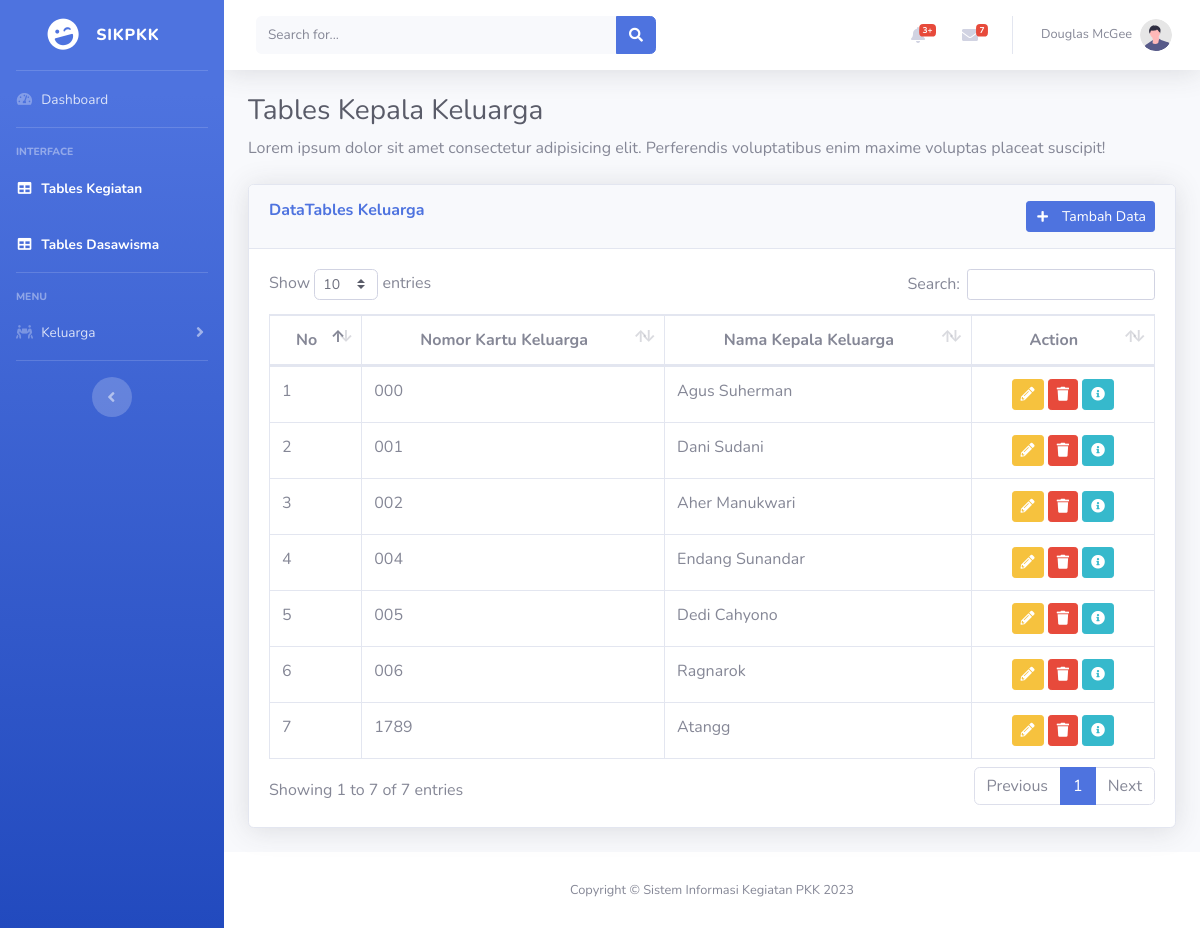
Page /index.php/keluarga on the committed database.
### tables this page shows
CREATE TABLE `tbl_keluarga` (
  `no_kk` char(16) NOT NULL,
  `nik` char(16) NOT NULL,
  `nama_lgkp` varchar(50) NOT NULL,
  `hbkel` varchar(30) NOT NULL,
  `jk` varchar(15) NOT NULL,
  `tmp_lhr` varchar(30) NOT NULL,
  `tgl_lhr` date NOT NULL,
  `pendidikan` varchar(30) NOT NULL,
  `pekerjaan` varchar(30) NOT NULL,
  `kriteria` varchar(30) NOT NULL,
  `keb_khs` varchar(30) NOT NULL
);

### application/controllers/Keluarga.php (called while the page is built, shortened)
<?php
class Keluarga extends CI_Controller
{
  public function __construct()
  {
    $this->load->model('Keluarga_model');
    $this->load->model('Kondisirumah_model');
  }
  public function index()
  {
    $data['judul'] = 'Keluarga | SIKPKK';
    $data['keluarga'] = $this->Keluarga_model->getAllKeluarga();
    $this->load->view('templates/header', $data);
    $this->load->view('keluarga/index', $data);
    $this->load->view('templates/footer');
  }
}

### index.php (called while the page is built, shortened)
<?php
require_once BASEPATH.'core/CodeIgniter.php';

### application/models/Keluarga_model.php (called while the page is built, shortened)
<?php
class Keluarga_model extends CI_Model
{
  public function getAllKeluarga()
  {
    return $this->db->get('tbl_keluarga')->result_array();
  }
}

### application/views/keluarga/index.php (the view, shortened to what this page needs)
<div class="container-fluid">
  <h1 class="h3 mb-2 text-gray-800">Tables Kepala Keluarga</h1>
  <p class="mb-4">Lorem ipsum dolor sit amet consectetur adipisicing elit. Perferendis voluptatibus enim maxime voluptas placeat suscipit!</p>
  <div class="card shadow mb-4">
    <div class="card-header py-3">
      <h6 class="m-0 font-weight-bold text-primary">
        DataTables Keluarga
        <a class="btn btn-primary float-right btn-sm" href="<?= base_url() ?>keluarga/tambahKeluarga">
          <i class="fas fa-plus fa-sm fa-fw mr-2"></i>
          Tambah Data
        </a>
      </h6>
    </div>
    <div class="card-body">
      <div class="table-responsive">
        <table class="table table-bordered" id="dataTable" width="100%" cellspacing="0">
          <thead class="text-center">
            <tr>
              <th>No</th>
              <th>Nomor Kartu Keluarga</th>
              <th>Nama Kepala Keluarga</th>
              <th>Action</th>
            </tr>
          </thead>
          <tbody>
            <?php $no = 1;
            foreach ($keluarga as $klg) : ?>
              <?php if ($klg['hbkel'] == 'Kepala Keluarga') { ?>
                <tr>
                  <td><?= $no++ ?></td>
                  <td><?= $klg['no_kk'] ?></td>
                  <td><?= $klg['nama_lgkp'] ?></td>
                  <td class="text-center">
                    <a href="<?= base_url() ?>keluarga/ubahKeluarga/<?= $klg['nik'] ?>" class="btn btn-warning btn-sm">
                      <i class="fas fa-pencil-alt"></i>
                    </a>
                    <a href="<?= base_url() ?>keluarga/hapusKeluarga/<?= $klg['nik'] ?>" class="btn btn-danger btn-sm" onclick="return confirm('Are you sure you want to delete this item?');">
                      <i class="fas fa-trash"></i>
                    </a>
                    <a href="<?= base_url() ?>keluarga/detailKeluarga/<?= $klg['no_kk'] ?>" class="btn btn-info btn-sm">
                      <i class="fas fa-info-circle"></i>
                    </a>
                  </td>
                </tr>
              <?php } ?>
            <?php endforeach; ?>
          </tbody>
        </table>
      </div>
    </div>
  </div>
</div>
</div>

### application/views/templates/header.php (shortened to what this page needs)
<!DOCTYPE html>
<html lang="en">
<head>
  <link href="<?= base_url('assets/') ?>vendor/fontawesome-free/css/all.min.css" rel="stylesheet" type="text/css">
  <link href="<?= base_url('assets/') ?>css/sb-admin-2.min.css" rel="stylesheet">
  <link href="<?= base_url('assets/') ?>vendor/datatables/dataTables.bootstrap4.min.css" rel="stylesheet">
</head>
<body id="page-top">
  <div id="wrapper">
    <ul class="navbar-nav bg-gradient-primary sidebar sidebar-dark accordion" id="accordionSidebar">
      <a class="sidebar-brand d-flex align-items-center justify-content-center" href="index.html">
        <div class="sidebar-brand-icon rotate-n-15">
          <i class="fas fa-laugh-wink"></i>
        </div>
        <div class="sidebar-brand-text mx-3">SIKPKK</sup></div>
      </a>
      <hr class="sidebar-divider my-0">
      <li class="nav-item">
        <a class="nav-link" href="index.html">
          <i class="fas fa-fw fa-tachometer-alt"></i>
          <span>Dashboard</span></a>
      </li>
      <hr class="sidebar-divider">
      <div class="sidebar-heading">
        Interface
      </div>
      <li class="nav-item active">
        <a class="nav-link" href="<?= base_url() ?>kegiatan">
          <i class="fas fa-fw fa-table"></i>
          <span>Tables Kegiatan</span></a>
      </li>
      <li class="nav-item active">
        <a class="nav-link" href="<?= base_url() ?>dasawisma">
          <i class="fas fa-fw fa-table"></i>
          <span>Tables Dasawisma</span></a>
      </li>
      <hr class="sidebar-divider">
      <div class="sidebar-heading">
        Menu
      </div>
      <li class="nav-item">
        <a class="nav-link collapsed" href="#" data-toggle="collapse" data-target="#collapseTwo" aria-expanded="true" aria-controls="collapseTwo">
          <i class="fas fa-fw fa-people-carry"></i>
          <span>Keluarga</span>
        </a>
      </li>
      <hr class="sidebar-divider d-none d-md-block">
      <div class="text-center d-none d-md-inline">
        <button class="rounded-circle border-0" id="sidebarToggle"></button>
      </div>
    </ul>
    <div id="content-wrapper" class="d-flex flex-column">
      <div id="content">
        <nav class="navbar navbar-expand navbar-light bg-white topbar mb-4 static-top shadow">
          <form class="d-none d-sm-inline-block form-inline mr-auto ml-md-3 my-2 my-md-0 mw-100 navbar-search">
            <div class="input-group">
              <input type="text" class="form-control bg-light border-0 small" placeholder="Search for..." aria-label="Search" aria-describedby="basic-addon2">
              <div class="input-group-append">
                <button class="btn btn-primary" type="button">
                  <i class="fas fa-search fa-sm"></i>
                </button>
              </div>
            </div>
          </form>
          <ul class="navbar-nav ml-auto">
            <li class="nav-item dropdown no-arrow mx-1">
              <a class="nav-link dropdown-toggle" href="#" id="alertsDropdown" role="button" data-toggle="dropdown" aria-haspopup="true" aria-expanded="false">
                <i class="fas fa-bell fa-fw"></i>
                <span class="badge badge-danger badge-counter">3+</span>
              </a>
            </li>
            <li class="nav-item dropdown no-arrow mx-1">
              <a class="nav-link dropdown-toggle" href="#" id="messagesDropdown" role="button" data-toggle="dropdown" aria-haspopup="true" aria-expanded="false">
                <i class="fas fa-envelope fa-fw"></i>
                <span class="badge badge-danger badge-counter">7</span>
              </a>
            </li>
            <li class="nav-item dropdown no-arrow">
              <a class="nav-link dropdown-toggle" href="#" id="userDropdown" role="button" data-toggle="dropdown" aria-haspopup="true" aria-expanded="false">
                <span class="mr-2 d-none d-lg-inline text-gray-600 small">Douglas McGee</span>
                <img class="img-profile rounded-circle" src="<?= base_url('assets/') ?>img/undraw_profile.svg">
              </a>
            </li>
          </ul>
        </nav>

### application/views/templates/footer.php (shortened to what this page needs)
<footer class="sticky-footer bg-white">
  <div class="container my-auto">
    <div class="copyright text-center my-auto">
      <span>Copyright &copy; Sistem Informasi Kegiatan PKK 2023</span>
    </div>
  </div>
</footer>
</div>
</div>
</body>
</html>

### rows in the picture
tbl_keluarga: no_kk "000", nama_lgkp "Agus Suherman"
tbl_keluarga: no_kk "001", nama_lgkp "Dani Sudani"
tbl_keluarga: no_kk "002", nama_lgkp "Aher Manukwari"
tbl_keluarga: no_kk "004", nama_lgkp "Endang Sunandar"
tbl_keluarga: no_kk "005", nama_lgkp "Dedi Cahyono"
tbl_keluarga: no_kk "006", nama_lgkp "Ragnarok"
tbl_keluarga: no_kk "1789", nama_lgkp "Atangg"
